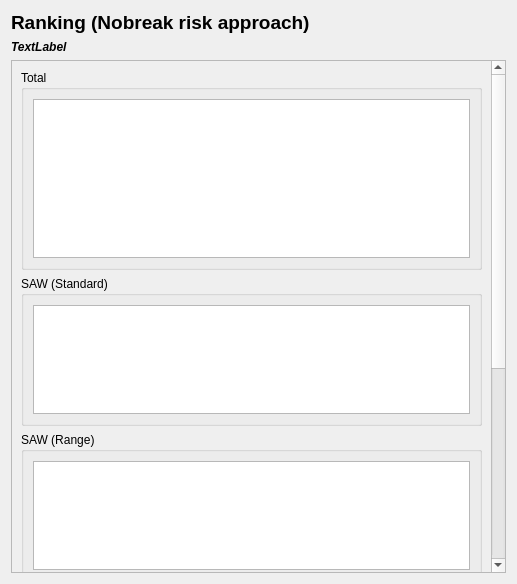
<?xml version="1.0" encoding="UTF-8"?>
<ui version="4.0">
 <class>MadmGui_Total_Rank_Wid</class>
 <widget class="QWidget" name="MadmGui_Total_Rank_Wid">
  <property name="geometry">
   <rect>
    <x>0</x>
    <y>0</y>
    <width>517</width>
    <height>584</height>
   </rect>
  </property>
  <property name="font">
   <font>
    <family>Arial</family>
    <pointsize>9</pointsize>
   </font>
  </property>
  <property name="windowTitle">
   <string>Form</string>
  </property>
  <layout class="QVBoxLayout" name="verticalLayout">
   <item>
    <widget class="QLabel" name="head_label">
     <property name="minimumSize">
      <size>
       <width>150</width>
       <height>20</height>
      </size>
     </property>
     <property name="font">
      <font>
       <family>Arial</family>
       <pointsize>14</pointsize>
       <weight>75</weight>
       <bold>true</bold>
      </font>
     </property>
     <property name="frameShape">
      <enum>QFrame::NoFrame</enum>
     </property>
     <property name="text">
      <string>Ranking (Nobreak risk approach)</string>
     </property>
    </widget>
   </item>
   <item>
    <widget class="QLabel" name="label_id">
     <property name="font">
      <font>
       <weight>75</weight>
       <italic>true</italic>
       <bold>true</bold>
      </font>
     </property>
     <property name="text">
      <string>TextLabel</string>
     </property>
    </widget>
   </item>
   <item>
    <widget class="QScrollArea" name="scrollArea">
     <property name="widgetResizable">
      <bool>true</bool>
     </property>
     <widget class="QWidget" name="scrollAreaWidgetContents">
      <property name="geometry">
       <rect>
        <x>0</x>
        <y>0</y>
        <width>479</width>
        <height>842</height>
       </rect>
      </property>
      <layout class="QVBoxLayout" name="verticalLayout_2">
       <item>
        <widget class="QGroupBox" name="groupBox">
         <property name="minimumSize">
          <size>
           <width>0</width>
           <height>200</height>
          </size>
         </property>
         <property name="font">
          <font>
           <family>Arial</family>
           <pointsize>9</pointsize>
          </font>
         </property>
         <property name="toolTip">
          <string>Ranking of the measures's mid-value of the ranks for all four MADM-approaches</string>
         </property>
         <property name="title">
          <string>Total</string>
         </property>
         <property name="flat">
          <bool>true</bool>
         </property>
         <layout class="QHBoxLayout" name="horizontalLayout">
          <item>
           <widget class="MadmGui_Rank_Wid" name="tableWidget_total"/>
          </item>
         </layout>
        </widget>
       </item>
       <item>
        <widget class="QGroupBox" name="groupBox_2">
         <property name="minimumSize">
          <size>
           <width>0</width>
           <height>150</height>
          </size>
         </property>
         <property name="title">
          <string>SAW (Standard)</string>
         </property>
         <property name="flat">
          <bool>true</bool>
         </property>
         <layout class="QHBoxLayout" name="horizontalLayout_2">
          <item>
           <widget class="MadmGui_Rank_Wid" name="tableWidget_saw_standard"/>
          </item>
         </layout>
        </widget>
       </item>
       <item>
        <widget class="QGroupBox" name="groupBox_3">
         <property name="minimumSize">
          <size>
           <width>0</width>
           <height>150</height>
          </size>
         </property>
         <property name="title">
          <string>SAW (Range)</string>
         </property>
         <property name="flat">
          <bool>true</bool>
         </property>
         <layout class="QHBoxLayout" name="horizontalLayout_3">
          <item>
           <widget class="MadmGui_Rank_Wid" name="tableWidget_saw_range"/>
          </item>
         </layout>
        </widget>
       </item>
       <item>
        <widget class="QGroupBox" name="groupBox_4">
         <property name="minimumSize">
          <size>
           <width>0</width>
           <height>150</height>
          </size>
         </property>
         <property name="title">
          <string>TOPSIS</string>
         </property>
         <property name="flat">
          <bool>true</bool>
         </property>
         <layout class="QHBoxLayout" name="horizontalLayout_4">
          <item>
           <widget class="MadmGui_Rank_Wid" name="tableWidget_topsis"/>
          </item>
         </layout>
        </widget>
       </item>
       <item>
        <widget class="QGroupBox" name="groupBox_5">
         <property name="minimumSize">
          <size>
           <width>0</width>
           <height>150</height>
          </size>
         </property>
         <property name="title">
          <string>ELECTRE</string>
         </property>
         <property name="flat">
          <bool>true</bool>
         </property>
         <layout class="QHBoxLayout" name="horizontalLayout_5">
          <item>
           <widget class="MadmGui_Rank_Wid" name="tableWidget_electre"/>
          </item>
         </layout>
        </widget>
       </item>
      </layout>
     </widget>
    </widget>
   </item>
  </layout>
 </widget>
 <customwidgets>
  <customwidget>
   <class>MadmGui_Rank_Wid</class>
   <extends>QTableWidget</extends>
   <header>madmgui_rank_wid.h</header>
  </customwidget>
 </customwidgets>
 <resources/>
 <connections/>
</ui>
